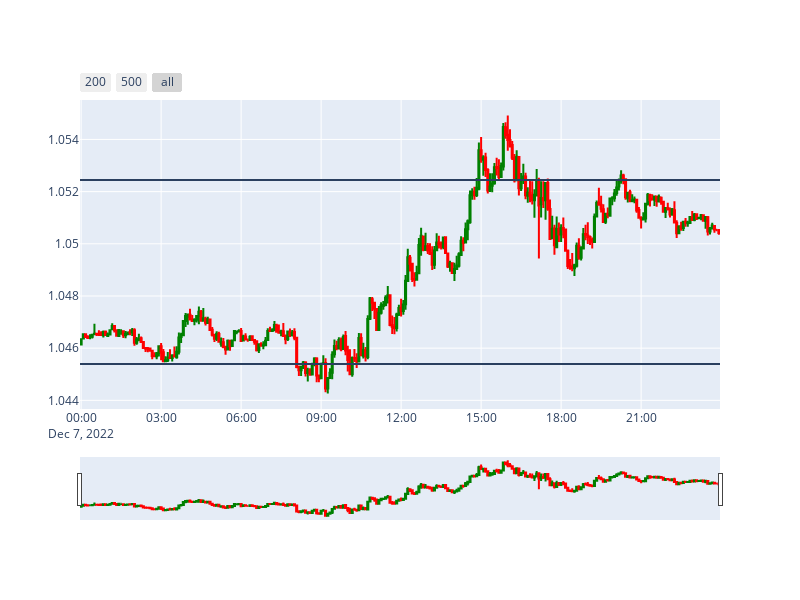
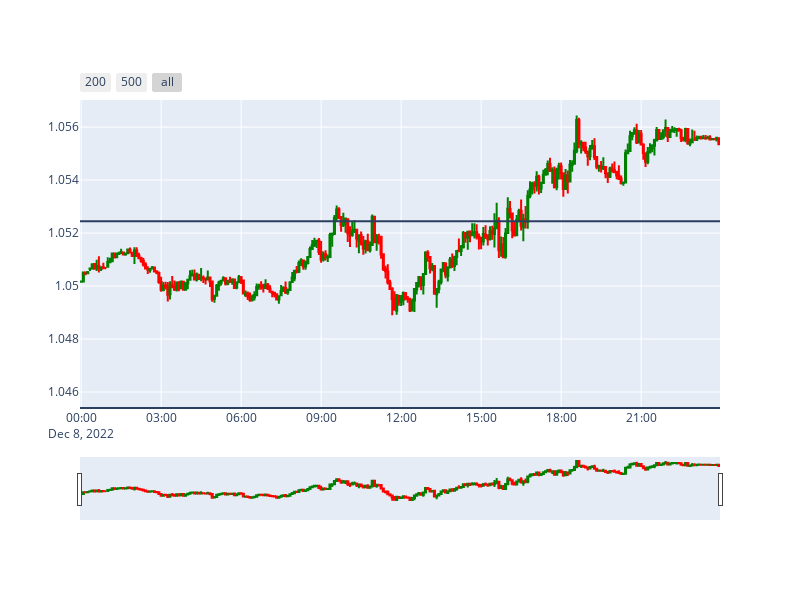

Notebook code cell kept with these figures, in order:
### Code cell
plot_zig_zag(df_train,df_test,zig_zag_percent=0.5, merge_distance=None,
                         merge_percent=0.6, min_bars_between_peaks=10, peaks='All')

### Figure 1 — Plotly figure (JSON) as saved in the notebook; plotly's stock layout.template omitted (floating-point values rounded to 4 significant figures; data arrays with more than 128 entries replaced by an {"elided": "..."} marker saying what was removed)
{"data": [{"close": {"elided": "288 float values"}, "decreasing": {"line": {"color": "red"}}, "high": {"elided": "288 float values"}, "increasing": {"line": {"color": "green"}}, "low": {"elided": "288 float values"}, "open": {"elided": "288 float values"}, "type": "candlestick", "x": {"elided": "288 str values"}}], "layout": {"autosize": false, "height": 600, "shapes": [{"type": "line", "x0": 0, "x1": 1, "xref": "x domain", "y0": 1.052, "y1": 1.052, "yref": "y"}, {"type": "line", "x0": 0, "x1": 1, "xref": "x domain", "y0": 1.045, "y1": 1.045, "yref": "y"}], "width": 800, "xaxis": {"rangeselector": {"buttons": [{"count": 200, "label": "200", "step": "minute", "stepmode": "backward"}, {"count": 500, "label": "500", "step": "minute", "stepmode": "backward"}, {"step": "all"}]}, "rangeslider": {"visible": true}}}}

### Figure 2 — Plotly figure (JSON) as saved in the notebook; plotly's stock layout.template omitted (floating-point values rounded to 4 significant figures; data arrays with more than 128 entries replaced by an {"elided": "..."} marker saying what was removed)
{"data": [{"close": {"elided": "288 float values"}, "decreasing": {"line": {"color": "red"}}, "high": {"elided": "288 float values"}, "increasing": {"line": {"color": "green"}}, "low": {"elided": "288 float values"}, "open": {"elided": "288 float values"}, "type": "candlestick", "x": {"elided": "288 str values"}}], "layout": {"autosize": false, "height": 600, "shapes": [{"type": "line", "x0": 0, "x1": 1, "xref": "x domain", "y0": 1.052, "y1": 1.052, "yref": "y"}, {"type": "line", "x0": 0, "x1": 1, "xref": "x domain", "y0": 1.045, "y1": 1.045, "yref": "y"}], "width": 800, "xaxis": {"rangeselector": {"buttons": [{"count": 200, "label": "200", "step": "minute", "stepmode": "backward"}, {"count": 500, "label": "500", "step": "minute", "stepmode": "backward"}, {"step": "all"}]}, "rangeslider": {"visible": true}}}}
